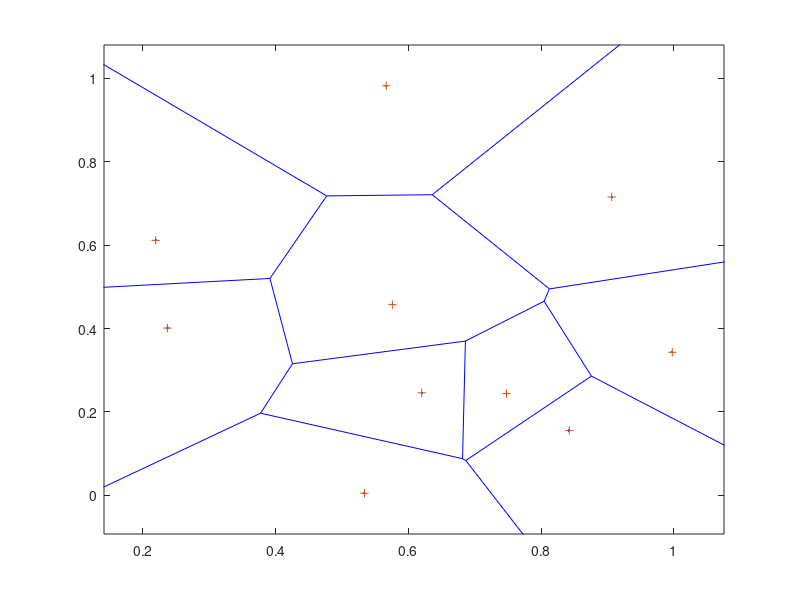

Source code (MATLAB): (Note: this script raises an error after producing the figure.)
clc; clear; close all
n = 10;
x = rand(1, n);
y = rand(1, n);
f = figure;
plot(x, y, '.');
hold on
v = voronoi(x, y);
vx = v(2).XData;
vy = v(2).YData;
voronoi(x, y)
plot(vx, vy, 'o')
axis([0 1 0 1])